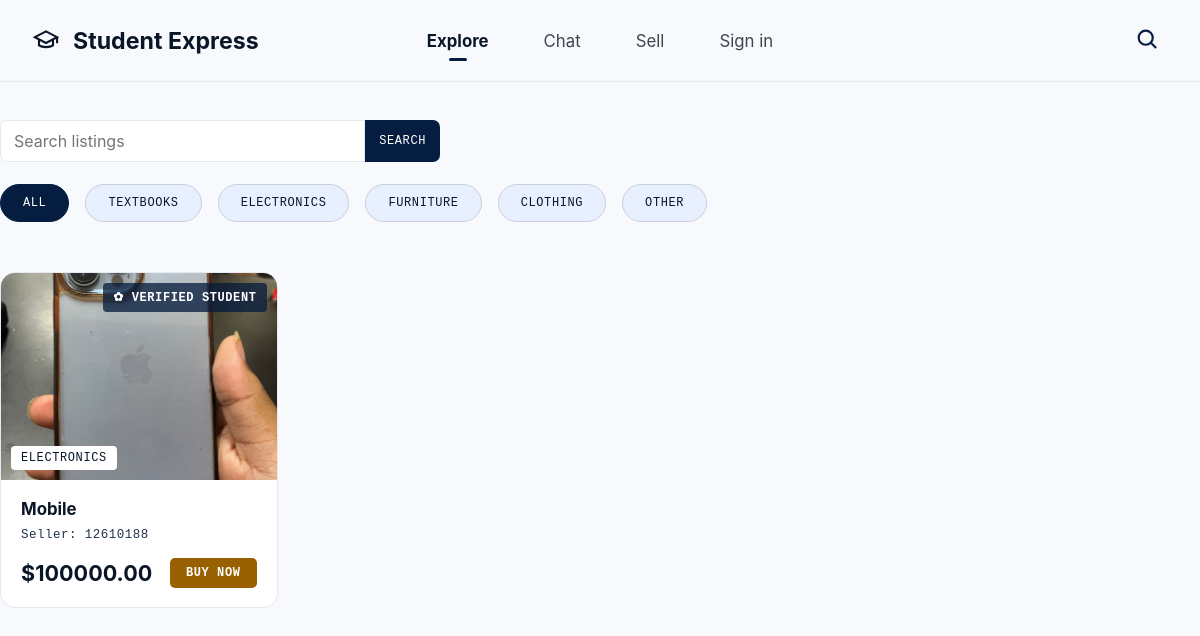
/explore/, run on the app's committed database.
### marketplace/models.py (models this page shows)
class Listing(models.Model):
    CATEGORY_CHOICES = [("textbooks", "Textbooks"), ("electronics", "Electronics"), ("furniture", "Furniture"), ("clothing", "Clothing"), ("other", "Other")]
    CONDITION_CHOICES = [("new", "New"), ("like_new", "Like New"), ("good", "Good"), ("fair", "Fair")]
    LISTING_TYPE_CHOICES = [("sell", "Sell"), ("rent", "Rent")]
    STATUS_CHOICES = [("active", "Active"), ("sold", "Sold"), ("reserved", "Reserved")]
    seller = models.ForeignKey(settings.AUTH_USER_MODEL, on_delete=models.CASCADE, related_name="listings")
    title = models.CharField(max_length=200)
    description = models.TextField()
    price = models.DecimalField(max_digits=8, decimal_places=2)
    original_price = models.DecimalField(max_digits=8, decimal_places=2, null=True, blank=True)
    category = models.CharField(max_length=20, choices=CATEGORY_CHOICES)
    condition = models.CharField(max_length=20, choices=CONDITION_CHOICES)
    listing_type = models.CharField(max_length=10, choices=LISTING_TYPE_CHOICES, default="sell")
    status = models.CharField(max_length=10, choices=STATUS_CHOICES, default="active")
    is_price_firm = models.BooleanField(default=False)
    pickup_only = models.BooleanField(default=False)
    created_at = models.DateTimeField(auto_now_add=True)
    updated_at = models.DateTimeField(auto_now=True)
    class Meta:
        ordering = ["-created_at"]

class ListingImage(models.Model):
    listing = models.ForeignKey(Listing, on_delete=models.CASCADE, related_name="images")
    image = models.ImageField(upload_to="listings/%Y/%m/", validators=[FileExtensionValidator(["jpg", "jpeg", "png", "webp"])])
    is_primary = models.BooleanField(default=False)
    order = models.PositiveIntegerField(default=0)
    class Meta:
        ordering = ["order"]

### accounts/models.py (models this page shows)
class User(AbstractUser):
    college_id = models.CharField(max_length=100, unique=True, blank=True, null=True)
    is_verified = models.BooleanField(default=False)

### marketplace/views.py (the view)
# urls.py: path("explore/", views.explore, name="explore"),
def explore(request):
    category, search = request.GET.get("category", ""), request.GET.get("q", "").strip()
    listings = Listing.objects.filter(status="active").select_related("seller").prefetch_related("images")
    if category in dict(Listing.CATEGORY_CHOICES):
        listings = listings.filter(category=category)
    if search:
        listings = listings.filter(Q(title__icontains=search) | Q(description__icontains=search))
    return render(request, "explore.html", {"listings": listings, "active_category": category, "search": search, "categories": Listing.CATEGORY_CHOICES})

### templates/explore.html
{% extends 'base.html' %}{% block title %}Explore · Student Express{% endblock %}{% block body %}{% include 'partials/nav.html' %}
<main class="page explore-page"><form class="search-form" method="get"><input name="q" value="{{ search }}" placeholder="Search listings"><button class="btn-label">Search</button></form><div class="filter-row" aria-label="Categories"><a class="filter {% if not active_category %}active{% endif %}" href="{% url 'explore' %}">All</a>{% for value,label in categories %}<a class="filter {% if active_category == value %}active{% endif %}" href="?category={{ value }}">{{ label }}</a>{% endfor %}</div><section class="listing-grid">{% for item in listings %}<article class="product-card"><a class="product-image" href="{% url 'listing_detail' item.pk %}">{% with image=item.images.first %}{% if image %}<img src="{{ image.image.url }}" alt="{{ item.title }}">{% else %}<div class="image-placeholder">No photo</div>{% endif %}{% endwith %}<span class="verified">✿ verified student</span><span class="category-tag">{{ item.get_category_display }}</span></a><div class="product-copy"><h2><a href="{% url 'listing_detail' item.pk %}">{{ item.title }}</a></h2><p class="seller">Seller: {{ item.seller.username }}</p><div class="price-row"><strong>${{ item.price }}</strong><form method="post" action="{% url 'start_chat' item.pk %}">{% csrf_token %}<button class="button button-amber compact"><span class="btn-label">Buy now</span></button></form></div></div></article>{% empty %}<div class="empty-state show"><h2>No listings here yet</h2><p>Try another category, or be the first to list an item.</p><a class="button button-navy" href="{% url 'create_listing' %}"><span class="btn-label">List an item</span></a></div>{% endfor %}</section></main>{% endblock %}

### static/css/main.css (style rules this page uses)
:root { --bg:#f7f9fc;--surface:#fff;--text-primary:#0a1628;--accent:#d4820a;--text-secondary:#6b7280;--border:#e5e9f0;--navy:#061d42 }
* { box-sizing:border-box }
body { margin:0;background:var(--bg);color:var(--text-primary);font-family:Inter,ui-sans-serif,system-ui,-apple-system,"Segoe UI",sans-serif }
a { color:inherit;text-decoration:none }
button,input { font:inherit }
.btn-label,.trust-badge,.filter,.verified,.category-tag,.breadcrumb,.field-note,.seller,.attribute-row span,time { font-family:Consolas,"Liberation Mono",monospace;letter-spacing:.05em;text-transform:uppercase;font-size:.75rem }
.page { max-width:1500px;margin:0 auto;padding:38px 0 }
.button { border:0;border-radius:8px;min-height:70px;width:100%;display:flex;justify-content:center;align-items:center;gap:14px;cursor:pointer;font-weight:700;transition:transform .15s,box-shadow .15s }
.button-amber { background:#e5a008;color:#4c3600 }
.filter-row { display:flex;gap:16px;margin:0 0 50px }
.filter { border:1px solid #c8d0de;color:var(--text-primary);background:#e8f0ff;border-radius:999px;padding:11px 22px;cursor:pointer }
.filter.active { background:var(--navy);color:#fff;border-color:var(--navy) }
.listing-grid { display:grid;grid-template-columns:repeat(4,1fr);gap:30px }
.product-card { background:var(--surface);border:1px solid var(--border);border-radius:15px;overflow:hidden }
.product-image { display:block;position:relative;aspect-ratio:4/3;overflow:hidden }
.product-image img { height:100%;width:100%;object-fit:cover;transition:transform .35s }
.verified { position:absolute;right:10px;top:10px;background:#051a3bbf;color:white;border-radius:4px;padding:7px 10px;font-weight:700 }
.category-tag { position:absolute;bottom:10px;left:10px;background:#fff;border-radius:4px;padding:5px 10px }
.product-copy { padding:19px 20px }
.product-copy h2 { font-size:1.05rem;margin:0 0 8px;line-height:1.3 }
.seller { margin:0 0 16px;color:#213250;letter-spacing:.04em;text-transform:none;font-size:.78rem }
.price-row { display:flex;align-items:center;justify-content:space-between }
.price-row strong { font-size:1.35rem }
.compact { width:auto;min-height:auto;border-radius:5px;padding:8px 16px;background:#986000;color:#fff }

### static/css/functionality.css (style rules this page uses)
.search-form { display:flex;max-width:440px;margin:0 0 22px }
.search-form input { flex:1;border:1px solid var(--border);border-radius:7px 0 0 7px;padding:10px 13px;background:#fff }
.search-form button { border:0;background:var(--navy);color:#fff;padding:0 14px;border-radius:0 7px 7px 0 }

### data on the page
Listing: images.first.image (picture), category "ELECTRONICS", title "Mobile", seller.username "12610188", price "100000.00"

### other printed values
{{ label }} "TEXTBOOKS" "ELECTRONICS" "FURNITURE" "CLOTHING" "OTHER"
